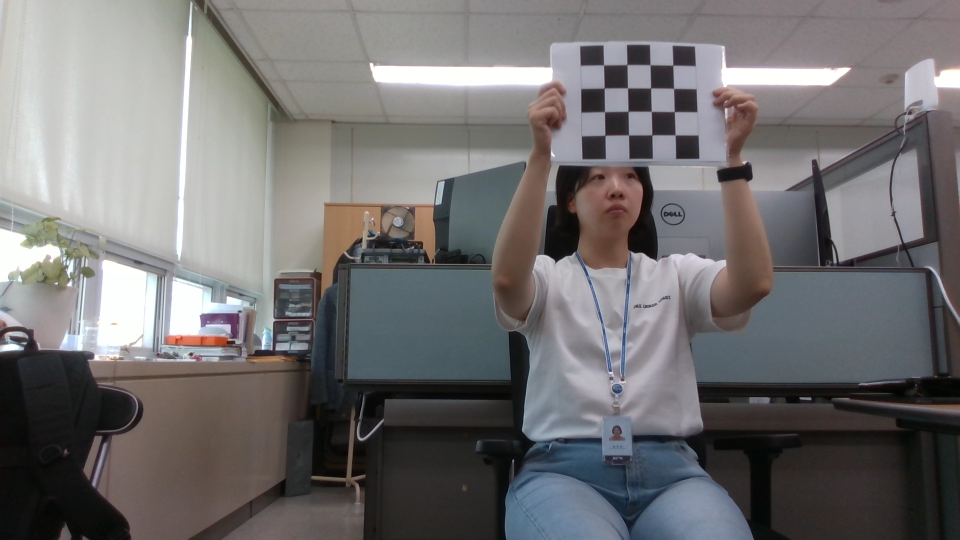
//> input picture Img/left.jpg, 1920 x 1080 px (shown at 1/2 size)
$ ./combine_images   (built with g++ and OpenCV 4)
//> lines starting //> are read from the running program, lines starting //| are printed output that depends on the picture
// combine images corresponding to one-points (0,0,0)

#include <experimental/filesystem>
#include <iostream>
#include <string>
#include <opencv2/imgproc/types_c.h>
#include <opencv2/opencv.hpp>
#include <opencv2/videoio.hpp>
#include <cmath>

using namespace cv;
using namespace std;
using std::experimental::filesystem::directory_iterator;
namespace fs = std::experimental::filesystem;

class Stitching360
{
private:

    cv::Size                                m_szBoard;	            /**** The number of corner points in each row and column on the calibration board       ****/
    cv::Vec3d                               m_vTemp;
    std::vector<cv::Point2f>                n_vCorners;             /**** Cache the corners detected on each image ****/

public:
    Stitching360();
    ~Stitching360();

    virtual int Init(int nSrcHeight, int nSrcWidth);
    virtual Vec3d findCorners(Mat &image);
};

std::vector<cv::Point2f> vecTemp;
void OnMouseAction(int event, int x, int y, int flags, void *para)
{
    switch (event)
    {
    case cv::EVENT_LBUTTONDOWN:
        vecTemp.push_back(cv::Point2f(x, y));
    }
}

void MatBlending(int x, int y, Mat &Mat1, Vec2i &Vec1, Mat &total_)
{
    int size_x = x;
    int size_y = y;
    Mat mat1=Mat1;
    Vec2i vec1=Vec1;

    for (int y = 0; y < mat1.cols; y++) {
	    for (int x = 0; x < mat1.rows; x++) {
            if (total_.at<Vec3b>(size_x/2-vec1(1)+x, size_y/2-vec1(0)+y)==Vec3b(0,0,0))
                total_.at<Vec3b>(size_x/2-vec1(1)+x, size_y/2-vec1(0)+y) = mat1.at<Vec3b>(x,y);
            else
            {
                total_.at<Vec3b>(size_x/2-vec1(1)+x, size_y/2-vec1(0)+y)+=mat1.at<Vec3b>(x,y);
                total_.at<Vec3b>(size_x/2-vec1(1)+x, size_y/2-vec1(0)+y)/=2;
            }
	    }
    }
}

int main ()
{
    // load images

    Mat left, right, center;

    // left = imread("../.././Img/left.jpg"); // for cmake building
    // right = imread("../.././Img/right.jpg");
    // center = imread("../.././Img/center.jpg");

    left = imread(".././Img/left.jpg");
//> left is the input picture: 1080 rows x 1920 cols, CV_8UC3; mean B, G, R 113.1, 112.5, 114.3
    right = imread(".././Img/right.jpg");
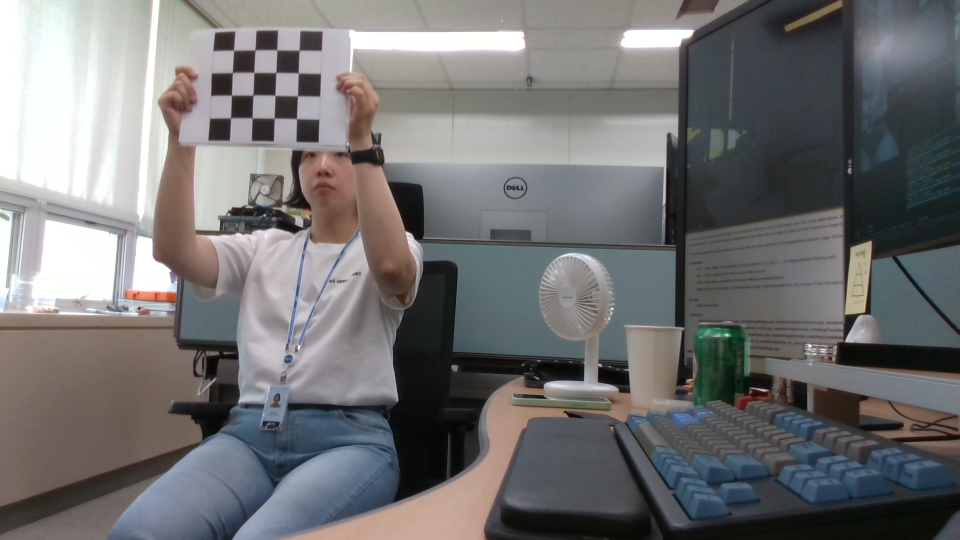
//> input picture Img/right.jpg, 1920 x 1080 px (shown at 1/2 size)
//> right is the input picture: 1080 rows x 1920 cols, CV_8UC3; mean B, G, R 114.6, 114, 114.4
    center = imread(".././Img/center.jpg");
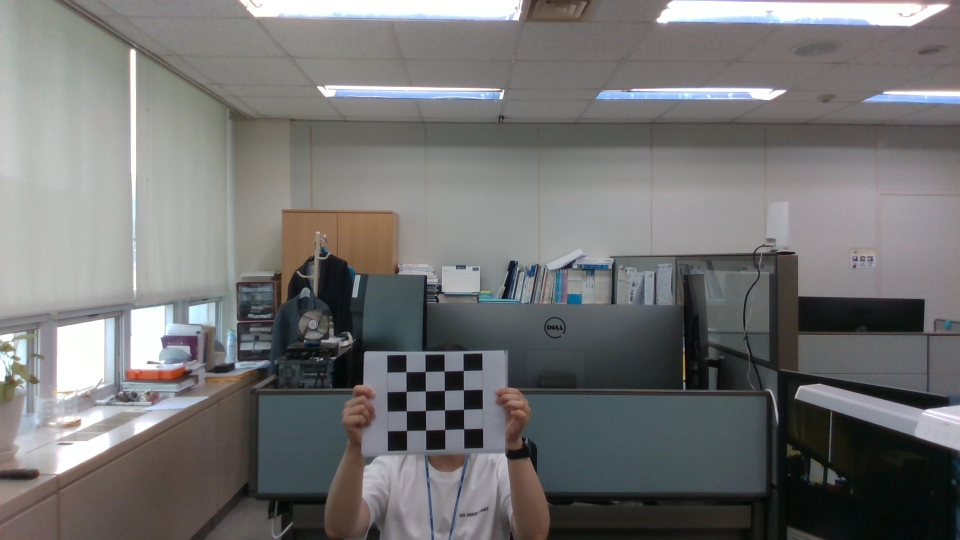
//> input picture Img/center.jpg, 1920 x 1080 px (shown at 1/2 size)
//> center is the input picture: 1080 rows x 1920 cols, CV_8UC3; mean B, G, R 114.9, 115.1, 115.5

    Vec3d p_left, p_right, p_center; // [x, y, l] 2D point(x,y) indicates (0,0) in world coordinate and l: length of two adjacent points
    Vec2i p_left_, p_right_, p_center_;

    Stitching360 *Image_ = new Stitching360();
    Image_->Init(left.cols, left.rows);

    // find chessboard points and get p_left, p_right, p_center

    p_left=Image_->findCorners(left);
//> in findCorners, `bool patternfound = cv::findChessboardCorners(image, m_szBoard, n_vCor..`: n_vCorners = 16 Points (x, y), first 12: [1207.6, 130.4], [1254.5, 130.3], [1300.3, 130.4], [1347, 131.1], [1208.7, 177.2], [1255.5, 176.5], [1301.5, 176.6], [1347.3, 177.7], [1209.5, 224.2], [1256.7, 223.6], [1302.7, 223.5], [1349, 224.4]; patternfound = true
//> in findCorners, `cornerSubPix(imageGray, n_vCorners, cv::Size(11, 11), cv::Size(-1, -1)..`: n_vCorners = 16 Points (x, y), first 12: [1207.6, 130.3], [1254.4, 129.8], [1300.5, 130], [1346.2, 130.9], [1208.7, 176.6], [1255.5, 176.3], [1301.6, 176.4], [1347.6, 177.3], [1209.5, 223.8], [1256.5, 223.2], [1303, 223.3], [1349, 223.8]
//> in findCorners, `m_vTemp(0)=n_vCorners[0].x;`: m_vTemp = [1207.6, 0, 0]
//> in findCorners, `m_vTemp(1)=n_vCorners[0].y;`: m_vTemp = [1207.6, 130.3, 0]
//> in findCorners, `m_vTemp(2)=sqrt(pow(n_vCorners[0].x-n_vCorners[1].x,2)+pow(n_vCorners[..`: m_vTemp = [1207.6, 130.3, 46.78]
//> p_left = [1207.6, 130.3, 46.78]
    p_center=Image_->findCorners(center);
//> in findCorners (call 2), `cvtColor(image, imageGray, CV_RGB2GRAY);`:
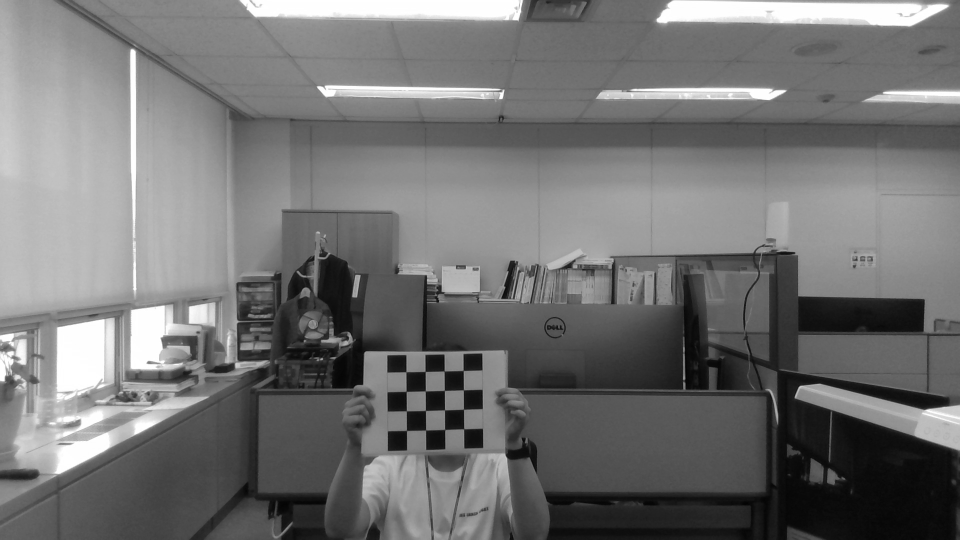
//> imageGray: 1080 rows x 1920 cols, CV_8UC1 (shown at 1/2 size); min 1, max 255, mean 115.1
//> in findCorners (call 2), `bool patternfound = cv::findChessboardCorners(image, m_szBoard, n_vCor..`: n_vCorners = 16 Points (x, y), first 12: [812.2, 744.1], [850.7, 742.9], [888.6, 742.5], [926.7, 741.3], [813, 783], [851, 782.5], [888.9, 780.9], [927.3, 780.1], [813.4, 821.8], [851.3, 821.2], [889.8, 819.8], [927.2, 818.7]
//> in findCorners (call 2), `cornerSubPix(imageGray, n_vCorners, cv::Size(11, 11), cv::Size(-1, -1)..`: n_vCorners = 16 Points (x, y), first 12: [812.4, 743.9], [850.7, 743.3], [888.6, 742.5], [926.7, 741.4], [812.7, 783.2], [851, 782.4], [889.2, 781.3], [927.2, 780.1], [813.2, 822.2], [851.4, 821.4], [889.5, 820.3], [927.5, 818.9]
//> in findCorners (call 2), `m_vTemp(0)=n_vCorners[0].x;`: m_vTemp = [812.4, 130.3, 46.78]
//> in findCorners (call 2), `m_vTemp(1)=n_vCorners[0].y;`: m_vTemp = [812.4, 743.9, 46.78]
//> in findCorners (call 2), `m_vTemp(2)=sqrt(pow(n_vCorners[0].x-n_vCorners[1].x,2)+pow(n_vCorners[..`: m_vTemp = [812.4, 743.9, 38.27]
//> p_center = [812.4, 743.9, 38.27]
    p_right=Image_->findCorners(right);
//> in findCorners (call 3), `cvtColor(image, imageGray, CV_RGB2GRAY);`:
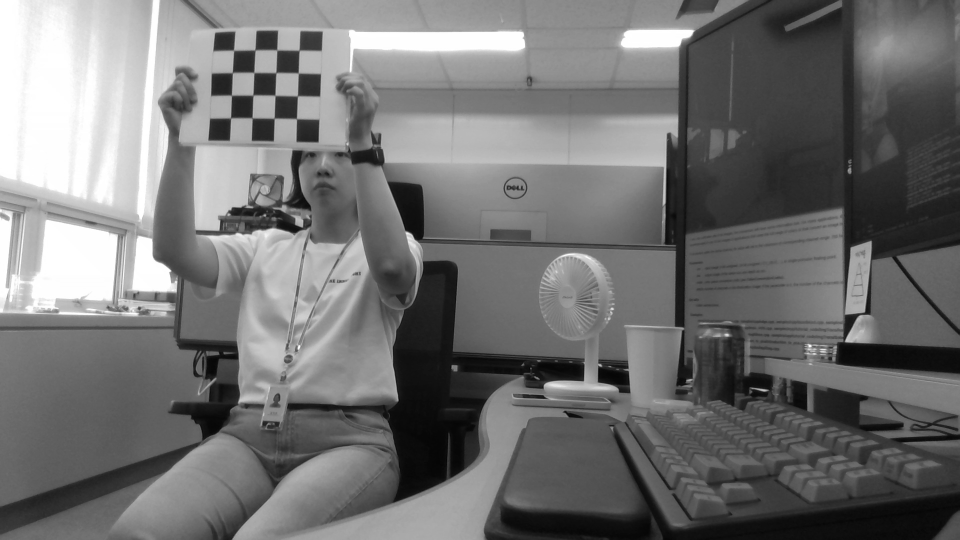
//> imageGray: 1080 rows x 1920 cols, CV_8UC1 (shown at 1/2 size); min 0, max 255, mean 114.2
//> in findCorners (call 3), `bool patternfound = cv::findChessboardCorners(image, m_szBoard, n_vCor..`: n_vCorners = 16 Points (x, y), first 12: [466.5, 100.7], [510.6, 100.6], [554.3, 99.55], [598.8, 101.5], [465.5, 146.3], [508, 145.5], [552.5, 146.6], [596.8, 146.5], [463.4, 192.6], [506.4, 190.4], [550.5, 191.7], [595, 192.8]
//> in findCorners (call 3), `cornerSubPix(imageGray, n_vCorners, cv::Size(11, 11), cv::Size(-1, -1)..`: n_vCorners = 16 Points (x, y), first 12: [467.7, 101], [510.4, 100.3], [554.1, 100.3], [598.5, 101], [465.1, 145.7], [508.3, 145.5], [552.3, 145.8], [596.9, 146.4], [463.4, 190.9], [506.4, 190.7], [550.5, 191.1], [595.3, 192.2]
//> in findCorners (call 3), `m_vTemp(0)=n_vCorners[0].x;`: m_vTemp = [467.7, 743.9, 38.27]
//> in findCorners (call 3), `m_vTemp(1)=n_vCorners[0].y;`: m_vTemp = [467.7, 101, 38.27]
//> in findCorners (call 3), `m_vTemp(2)=sqrt(pow(n_vCorners[0].x-n_vCorners[1].x,2)+pow(n_vCorners[..`: m_vTemp = [467.7, 101, 42.79]
//> p_right = [467.7, 101, 42.79]

    double scale_l=p_left(2)/p_center(2);
//> scale_l = 1.22
    double scale_r=p_right(2)/p_center(2);
//> scale_r = 1.12

    p_left_(0)=int(p_left(0)/scale_l); p_left_(1)=int(p_left(1)/scale_l);
//> after `p_left_(0)= int(p_left(0)/ scale_l)`: p_left_ = [987, 0]
//> after `p_left_(1)= int(p_left(1)/ scale_l)`: p_left_ = [987, 106]
    p_right_(0)=int(p_right(0)/scale_r); p_right_(1)=int(p_right(1)/scale_r);
//> after `p_right_(0)= int(p_right(0)/ scale_r)`: p_right_ = [418, 0]
//> after `p_right_(1)= int(p_right(1)/ scale_r)`: p_right_ = [418, 90]
    p_center_(0)=int(p_center(0));p_center_(1)=int(p_center(1));
//> after `p_center_(0)= int(p_center(0))`: p_center_ = [812, 0]
//> after `p_center_(1)= int(p_center(1))`: p_center_ = [812, 743]

    // match the scale of images

    Mat left_, right_, center_;
    resize(left,left_,Size(int(left.cols/scale_l),int(left.rows/scale_l)));
    resize(right,right_,Size(int(right.cols/scale_r),int(right.rows/scale_r)));
    center_=center;

    // combine images corresponding to (0,0)

    int size_x = 2000;
    int size_y = 3000;

    Mat total_(size_x,size_y,CV_8UC3);

    MatBlending(size_x,size_y,left_, p_left_, total_);
//> in MatBlending, `Vec2i vec1=Vec1;`: vec1 = [987, 106]
//> after the loop in MatBlending, `for (int y = 0; y < mat1.cols; y++)`:
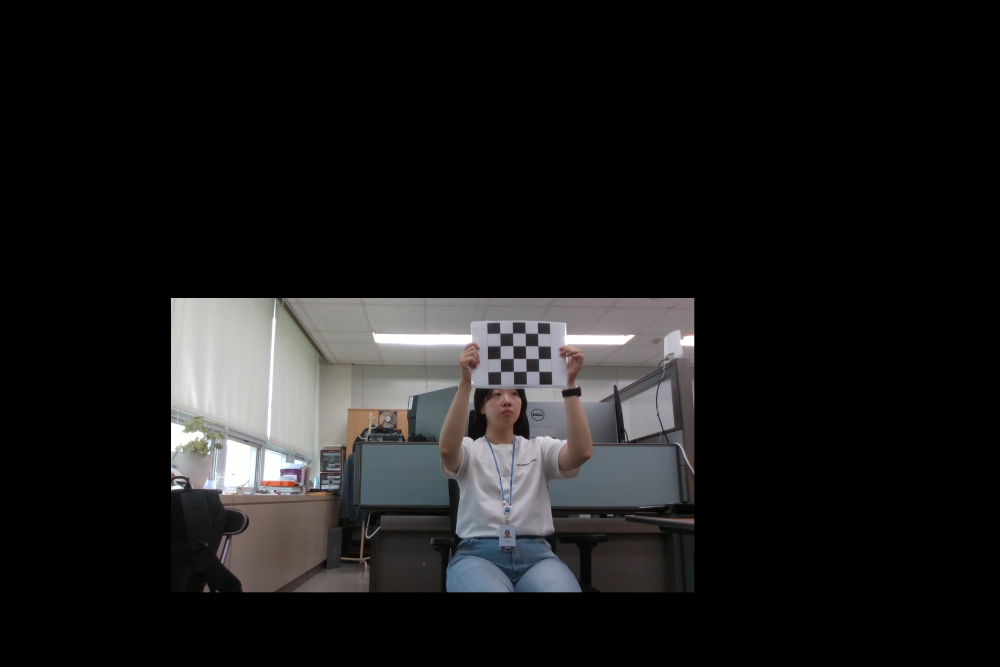
//> total_: 2000 rows x 3000 cols, CV_8UC3 (shown at 1/3 size); mean B, G, R 26.1, 26, 26.4
    MatBlending(size_x,size_y,right_, p_right_, total_);
//> call 2 of MatBlending, with x = 2000, y = 3000
//> in MatBlending (call 2), `Vec2i vec1=Vec1;`: vec1 = [418, 90]
//> after the loop in MatBlending (call 2), `for (int y = 0; y < mat1.cols; y++)`:
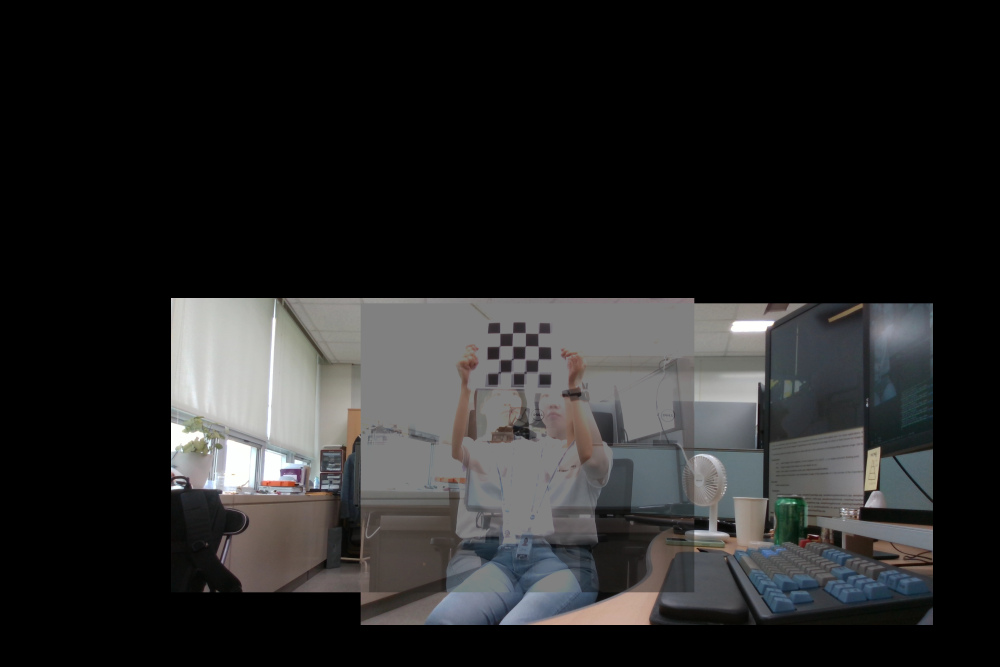
//> total_: 2000 rows x 3000 cols, CV_8UC3 (shown at 1/3 size); mean B, G, R 37.9, 37.8, 37.9
    MatBlending(size_x,size_y,center_, p_center_, total_);
//> call 3 of MatBlending, with x = 2000, y = 3000
//> in MatBlending (call 3), `Vec2i vec1=Vec1;`: vec1 = [812, 743]
//> after the loop in MatBlending (call 3), `for (int y = 0; y < mat1.cols; y++)`:
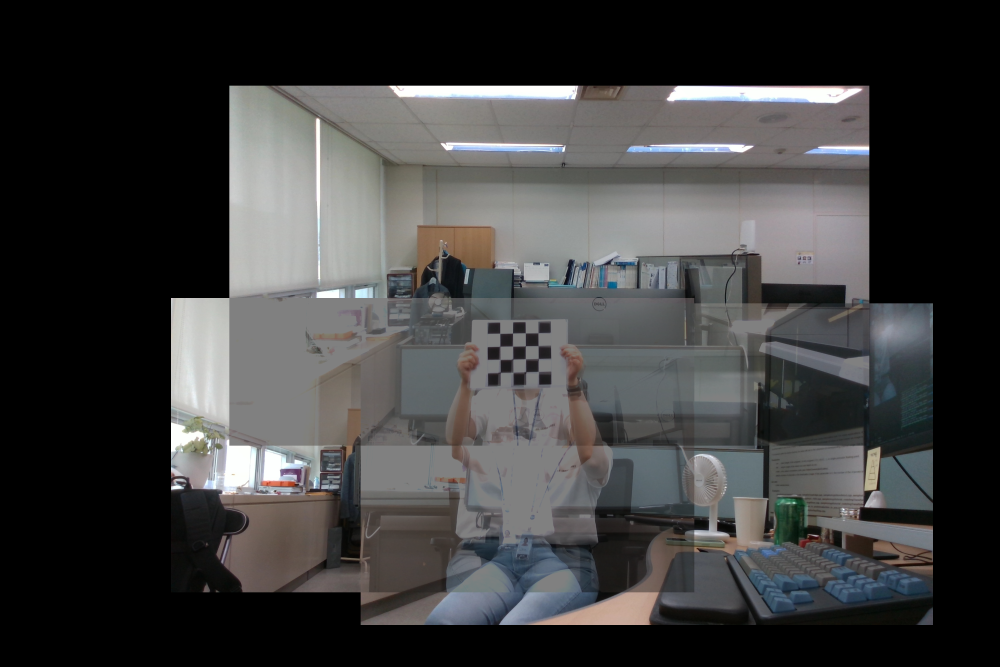
//> total_: 2000 rows x 3000 cols, CV_8UC3 (shown at 1/3 size); mean B, G, R 62.2, 62.2, 62.3

    circle(total_,Point(size_y/2,size_x/2),5, Scalar(255,0,255),10,-1,0);

    // [8 lines of commented-out code are left out]
    imwrite(".././Img/total1.jpg", total_);

    return 0;
}


Stitching360::Stitching360():m_szBoard(cv::Size(4,4)) {
    // edit the image directory and calibration board var
}

Stitching360::~Stitching360()
{
    cv::destroyAllWindows();
}

int Stitching360::Init(int nSrcHeight, int nSrcWidth)
{
    return 1;
}

Vec3d Stitching360::findCorners(Mat &image)
{
    /* Extract corner points */
    cv::Mat imageGray;
    cvtColor(image, imageGray, CV_RGB2GRAY);
    /*Input image, number of corners, detected corners, adjustments made to the image before finding corners*/
    bool patternfound = cv::findChessboardCorners(image, m_szBoard, n_vCorners, cv::CALIB_CB_ADAPTIVE_THRESH + cv::CALIB_CB_NORMALIZE_IMAGE +
        cv::CALIB_CB_FAST_CHECK);

    if (!patternfound)
    {
        std::cout << "Corner not found, need to be selected manually in figure" << std::endl;

        imshow("image", image);
        cv::waitKey(1);
        while(1)
        {
            int key = cv::waitKey(10);
            setMouseCallback("image", OnMouseAction);
            if (key == 'q')
                break;
        }
        n_vCorners = vecTemp;
        vecTemp.clear();
        cv::destroyWindow("image");
        m_vTemp(0)=n_vCorners[0].x;
        m_vTemp(1)=n_vCorners[0].y;
        m_vTemp(2)=sqrt(pow(n_vCorners[0].x-n_vCorners[1].x,2)+pow(n_vCorners[0].y-n_vCorners[1].y,2));

    }
    else
    {
        /* Sub-pixel precision, refine the detected integer coordinate corner points, the refined points are stored in corners, the least square iteration is 100 times, the error is 0.001*/
        cornerSubPix(imageGray, n_vCorners, cv::Size(11, 11), cv::Size(-1, -1), cv::TermCriteria(CV_TERMCRIT_EPS + CV_TERMCRIT_ITER, 100, 0.001));
        m_vTemp(0)=n_vCorners[0].x;
        m_vTemp(1)=n_vCorners[0].y;
        m_vTemp(2)=sqrt(pow(n_vCorners[0].x-n_vCorners[1].x,2)+pow(n_vCorners[0].y-n_vCorners[1].y,2));
    }

    return m_vTemp;
}
